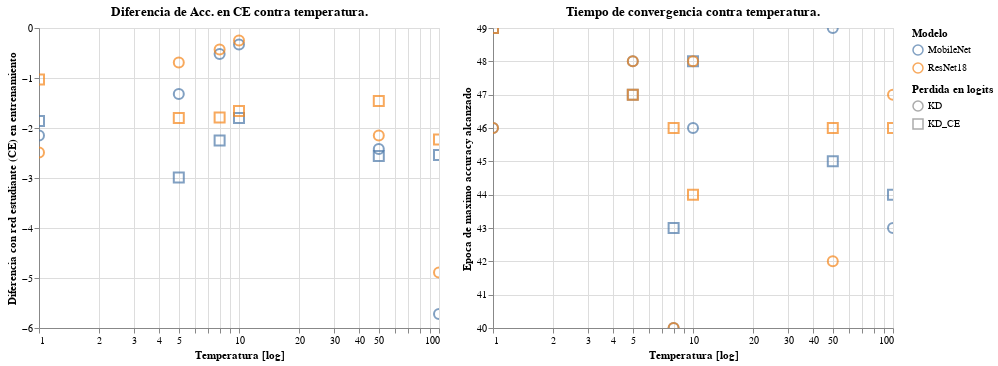

Write notebook code for a chart like this one.
### Markdown cell above
De la observacion del segundo par de graficos salta a la vista en primer lugar que en el caso de las diferencia de accuracy del modelo con respecto a su base los valores para ambos modelos son bastante cercanos. Además, una vez mas el uso de CE dentro de la perdida parece no afectar positivamente el valor dentro de la zona de mejor funcionamiento. Con respecto al tiempo de convergencia, no esposible ver que ningun hiperparametro del experimento, ni el modelo, ni la perdida ni la temperatura afecte positivamente.

### Code cell
g=alt.hconcat(
grafico_con_barra_xy_CE(source=data['students']['kd']['KD'],y='delta_student',bs=False,
title="Diferencia de Acc. en CE contra temperatura.",),
grafico_con_barra_xy_CE(source=data['students']['kd']['KD'],y='acc_conv',bs=False,
title="Tiempo de convergencia contra temperatura.",))
g

### Figure 1 — Vega-Lite specification as saved in the notebook (floating-point values rounded to 4 significant figures)
{"config": {"view": {"continuousWidth": 400, "continuousHeight": 300}}, "hconcat": [{"data": {"name": "data-8ec9b98b30108c2bcabd98dad9d11317"}, "mark": {"type": "point", "size": 100}, "encoding": {"color": {"type": "nominal", "field": "student", "legend": {"title": "Modelo"}}, "shape": {"type": "nominal", "field": "log_dist", "legend": {"title": "Perdida en logits"}}, "x": {"type": "quantitative", "field": "temp", "scale": {"base": 10, "type": "log", "zero": false}, "title": "Temperatura [log]"}, "y": {"type": "quantitative", "field": "delta_student", "scale": {"base": 10, "type": "linear", "zero": false}, "title": "Diferencia con red estudiante (CE) en entrenamiento"}}, "selection": {"selector005": {"type": "interval", "bind": "scales", "encodings": ["x", "y"]}}, "title": "Diferencia de Acc. en CE contra temperatura."}, {"data": {"name": "data-f04a4b82cfb10c4e569843fd78b492e1"}, "mark": {"type": "point", "size": 100}, "encoding": {"color": {"type": "nominal", "field": "student", "legend": {"title": "Modelo"}}, "shape": {"type": "nominal", "field": "log_dist", "legend": {"title": "Perdida en logits"}}, "x": {"type": "quantitative", "field": "temp", "scale": {"base": 10, "type": "log", "zero": false}, "title": "Temperatura [log]"}, "y": {"type": "quantitative", "field": "acc_conv", "scale": {"base": 10, "type": "linear", "zero": false}, "title": "Epoca de maximo accuracy alcanzado"}}, "selection": {"selector006": {"type": "interval", "bind": "scales", "encodings": ["x", "y"]}}, "title": "Tiempo de convergencia contra temperatura."}], "$schema": "https://vega.github.io/schema/vega-lite/v4.8.1.json", "datasets": {"data-8ec9b98b30108c2bcabd98dad9d11317": [{"student": "MobileNet", "log_dist": "KD", "temp": 1, "delta_student": -2.15}, {"student": "MobileNet", "log_dist": "KD", "temp": 10, "delta_student": -0.33}, {"student": "MobileNet", "log_dist": "KD", "temp": 100, "delta_student": -5.72}, {"student": "MobileNet", "log_dist": "KD", "temp": 5, "delta_student": -1.32}, {"student": "MobileNet", "log_dist": "KD", "temp": 50, "delta_student": -2.42}, {"student": "MobileNet", "log_dist": "KD", "temp": 8, "delta_student": -0.52}, {"student": "MobileNet", "log_dist": "KD_CE", "temp": 1, "delta_student": -1.86}, {"student": "MobileNet", "log_dist": "KD_CE", "temp": 10, "delta_student": -1.8}, {"student": "MobileNet", "log_dist": "KD_CE", "temp": 100, "delta_student": -2.54}, {"student": "MobileNet", "log_dist": "KD_CE", "temp": 5, "delta_student": -2.99}, {"student": "MobileNet", "log_dist": "KD_CE", "temp": 50, "delta_student": -2.56}, {"student": "MobileNet", "log_dist": "KD_CE", "temp": 8, "delta_student": -2.25}, {"student": "ResNet18", "log_dist": "KD", "temp": 1, "delta_student": -2.49}, {"student": "ResNet18", "log_dist": "KD", "temp": 10, "delta_student": -0.25}, {"student": "ResNet18", "log_dist": "KD", "temp": 100, "delta_student": -4.89}, {"student": "ResNet18", "log_dist": "KD", "temp": 5, "delta_student": -0.69}, {"student": "ResNet18", "log_dist": "KD", "temp": 50, "delta_student": -2.15}, {"student": "ResNet18", "log_dist": "KD", "temp": 8, "delta_student": -0.43}, {"student": "ResNet18", "log_dist": "KD_CE", "temp": 1, "delta_student": -1.03}, {"student": "ResNet18", "log_dist": "KD_CE", "temp": 10, "delta_student": -1.66}, {"student": "ResNet18", "log_dist": "KD_CE", "temp": 100, "delta_student": -2.23}, {"student": "ResNet18", "log_dist": "KD_CE", "temp": 5, "delta_student": -1.8}, {"student": "ResNet18", "log_dist": "KD_CE", "temp": 50, "delta_student": -1.46}, {"student": "ResNet18", "log_dist": "KD_CE", "temp": 8, "delta_student": -1.79}], "data-f04a4b82cfb10c4e569843fd78b492e1": [{"student": "MobileNet", "log_dist": "KD", "temp": 1, "acc_conv": 46}, {"student": "MobileNet", "log_dist": "KD", "temp": 10, "acc_conv": 46}, {"student": "MobileNet", "log_dist": "KD", "temp": 100, "acc_conv": 43}, {"student": "MobileNet", "log_dist": "KD", "temp": 5, "acc_conv": 48}, {"student": "MobileNet", "log_dist": "KD", "temp": 50, "acc_conv": 49}, {"student": "MobileNet", "log_dist": "KD", "temp": 8, "acc_conv": 40}, {"student": "MobileNet", "log_dist": "KD_CE", "temp": 1, "acc_conv": 49}, {"student": "MobileNet", "log_dist": "KD_CE", "temp": 10, "acc_conv": 48}, {"student": "MobileNet", "log_dist": "KD_CE", "temp": 100, "acc_conv": 44}, {"student": "MobileNet", "log_dist": "KD_CE", "temp": 5, "acc_conv": 47}, {"student": "MobileNet", "log_dist": "KD_CE", "temp": 50, "acc_conv": 45}, {"student": "MobileNet", "log_dist": "KD_CE", "temp": 8, "acc_conv": 43}, {"student": "ResNet18", "log_dist": "KD", "temp": 1, "acc_conv": 46}, {"student": "ResNet18", "log_dist": "KD", "temp": 10, "acc_conv": 48}, {"student": "ResNet18", "log_dist": "KD", "temp": 100, "acc_conv": 47}, {"student": "ResNet18", "log_dist": "KD", "temp": 5, "acc_conv": 48}, {"student": "ResNet18", "log_dist": "KD", "temp": 50, "acc_conv": 42}, {"student": "ResNet18", "log_dist": "KD", "temp": 8, "acc_conv": 40}, {"student": "ResNet18", "log_dist": "KD_CE", "temp": 1, "acc_conv": 49}, {"student": "ResNet18", "log_dist": "KD_CE", "temp": 10, "acc_conv": 44}, {"student": "ResNet18", "log_dist": "KD_CE", "temp": 100, "acc_conv": 46}, {"student": "ResNet18", "log_dist": "KD_CE", "temp": 5, "acc_conv": 47}, {"student": "ResNet18", "log_dist": "KD_CE", "temp": 50, "acc_conv": 46}, {"student": "ResNet18", "log_dist": "KD_CE", "temp": 8, "acc_conv": 46}]}}
